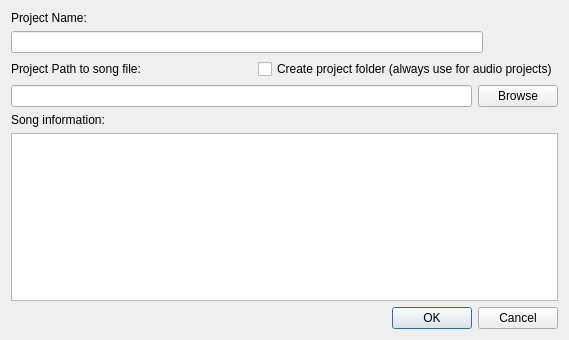
<?xml version="1.0" encoding="UTF-8"?>
<ui version="4.0">
 <class>ProjectCreate</class>
 <widget class="QDialog" name="ProjectCreate">
  <property name="geometry">
   <rect>
    <x>0</x>
    <y>0</y>
    <width>569</width>
    <height>340</height>
   </rect>
  </property>
  <property name="windowTitle">
   <string>Create Project</string>
  </property>
  <layout class="QVBoxLayout" name="verticalLayout_2">
   <item>
    <layout class="QVBoxLayout" name="verticalLayout">
     <item>
      <widget class="QLabel" name="label_2">
       <property name="text">
        <string>Project Name:</string>
       </property>
      </widget>
     </item>
     <item>
      <layout class="QHBoxLayout" name="horizontalLayout_3">
       <item>
        <widget class="QLineEdit" name="projectNameEdit"/>
       </item>
       <item>
        <spacer name="horizontalSpacer">
         <property name="orientation">
          <enum>Qt::Horizontal</enum>
         </property>
         <property name="sizeType">
          <enum>QSizePolicy::Fixed</enum>
         </property>
         <property name="sizeHint" stdset="0">
          <size>
           <width>75</width>
           <height>20</height>
          </size>
         </property>
        </spacer>
       </item>
      </layout>
     </item>
     <item>
      <layout class="QHBoxLayout" name="horizontalLayout_4">
       <item>
        <widget class="QLabel" name="label">
         <property name="text">
          <string>Project Path to song file:</string>
         </property>
        </widget>
       </item>
       <item>
        <spacer name="horizontalSpacer_2">
         <property name="orientation">
          <enum>Qt::Horizontal</enum>
         </property>
         <property name="sizeHint" stdset="0">
          <size>
           <width>40</width>
           <height>20</height>
          </size>
         </property>
        </spacer>
       </item>
       <item>
        <widget class="QCheckBox" name="createFolderCheckbox">
         <property name="text">
          <string>Create project folder (always use for audio projects)</string>
         </property>
        </widget>
       </item>
      </layout>
     </item>
     <item>
      <layout class="QHBoxLayout" name="horizontalLayout">
       <item>
        <widget class="QLineEdit" name="storageDirEdit">
         <property name="readOnly">
          <bool>true</bool>
         </property>
        </widget>
       </item>
       <item>
        <widget class="QPushButton" name="browseDirButton">
         <property name="text">
          <string>Browse</string>
         </property>
        </widget>
       </item>
      </layout>
     </item>
     <item>
      <widget class="QLabel" name="label_3">
       <property name="text">
        <string>Song information:</string>
       </property>
      </widget>
     </item>
     <item>
      <widget class="QPlainTextEdit" name="commentEdit"/>
     </item>
     <item>
      <layout class="QHBoxLayout" name="horizontalLayout_2">
       <item>
        <widget class="QDialogButtonBox" name="buttonBox">
         <property name="orientation">
          <enum>Qt::Horizontal</enum>
         </property>
         <property name="standardButtons">
          <set>QDialogButtonBox::Cancel|QDialogButtonBox::Ok</set>
         </property>
        </widget>
       </item>
      </layout>
     </item>
    </layout>
   </item>
  </layout>
 </widget>
 <resources/>
 <connections>
  <connection>
   <sender>buttonBox</sender>
   <signal>rejected()</signal>
   <receiver>ProjectCreate</receiver>
   <slot>reject()</slot>
   <hints>
    <hint type="sourcelabel">
     <x>316</x>
     <y>260</y>
    </hint>
    <hint type="destinationlabel">
     <x>286</x>
     <y>274</y>
    </hint>
   </hints>
  </connection>
 </connections>
</ui>
